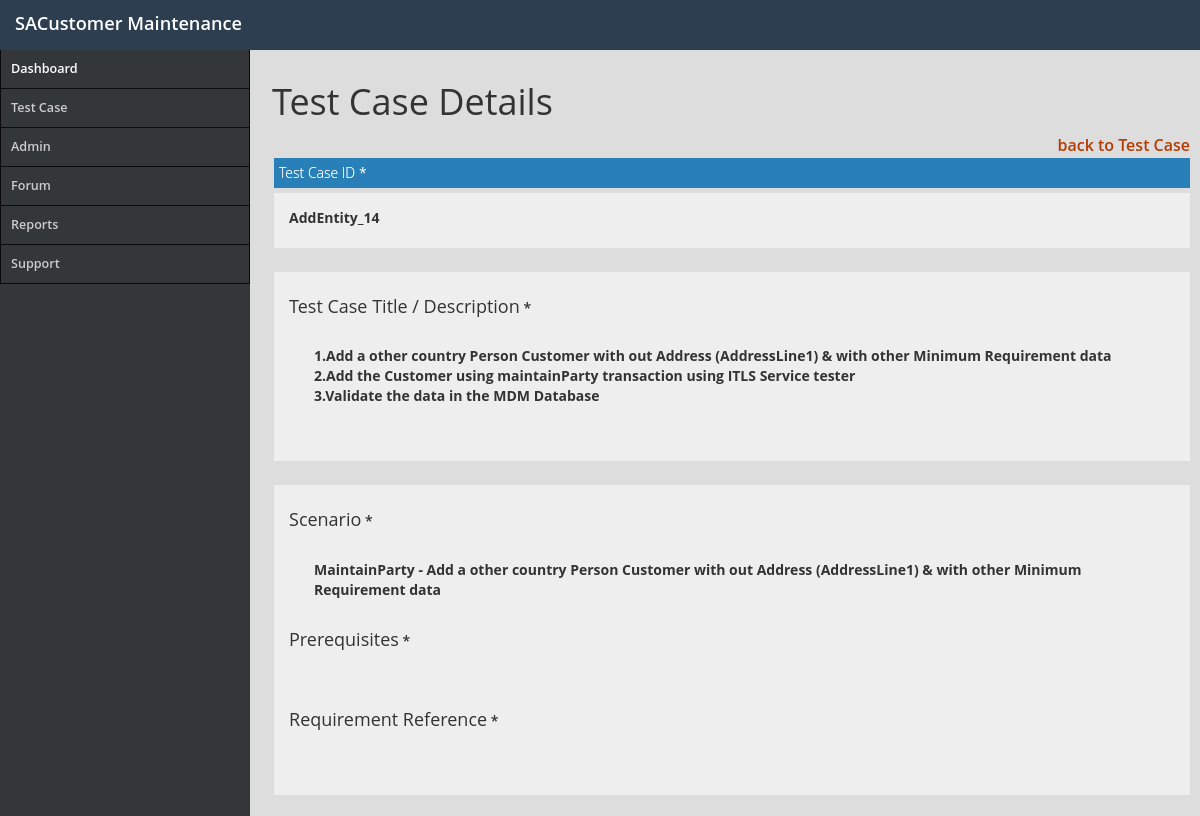
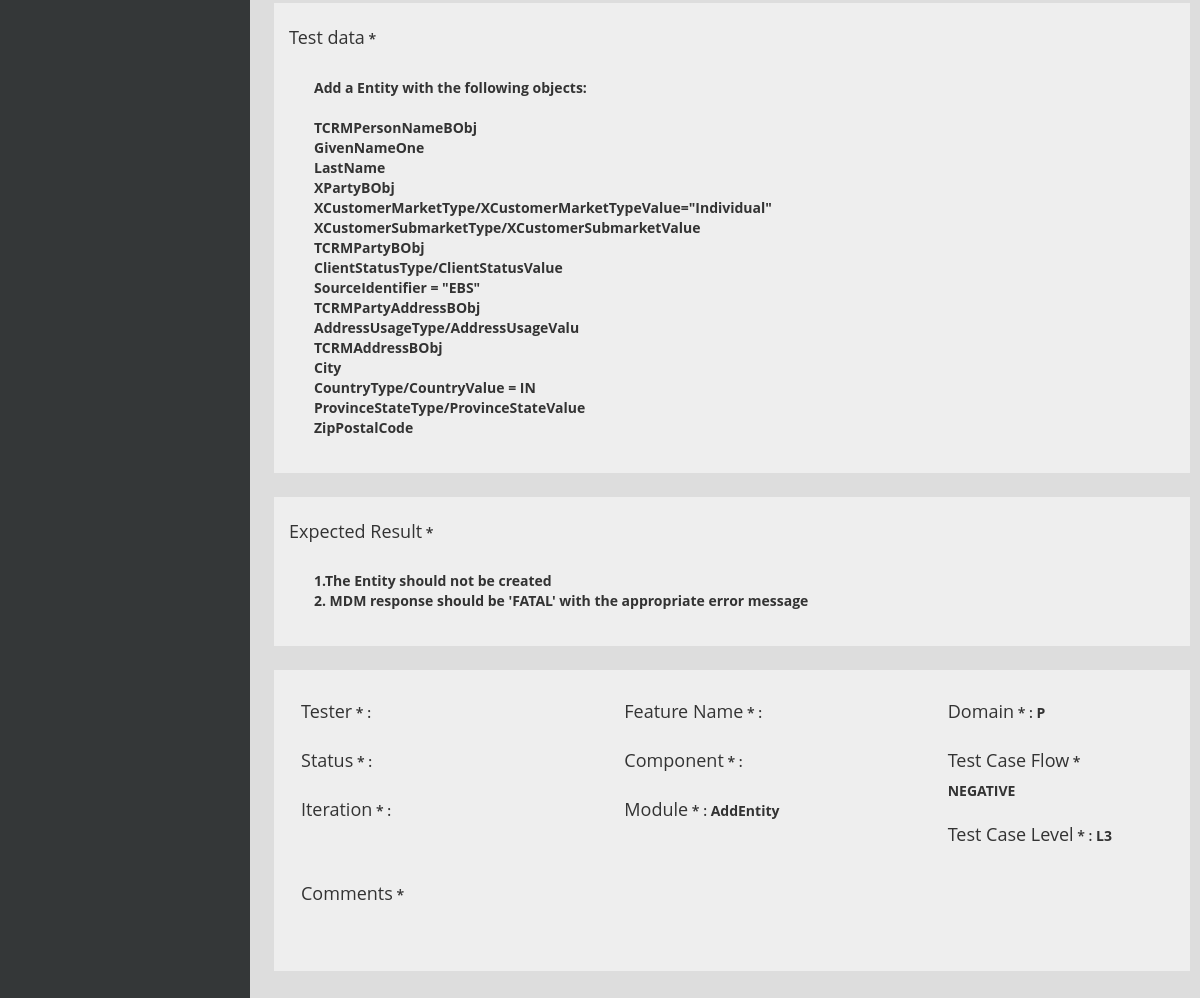
The page /view_testcase.php?Test_case_idpk=14 on the database its author committed (2 pictures, top to bottom).
### tables this page shows
CREATE TABLE IF NOT EXISTS `testcases` (
  `Test_case_idpk` int(11) NOT NULL,
  `Component` varchar(255) NOT NULL,
  `Iteration` varchar(255) NOT NULL,
  `Feature_Name` text NOT NULL,
  `Module` varchar(120) DEFAULT NULL,
  `TC_Prerequisites` varchar(500) DEFAULT NULL,
  `Test_Case_ID` varchar(250) DEFAULT NULL,
  `Scenario` varchar(2550) DEFAULT NULL,
  `Domain` varchar(255) DEFAULT NULL,
  `Test_Case_Description` varchar(4000) DEFAULT NULL,
  `Test_data` varchar(4000) DEFAULT NULL,
  `Expected_result` varchar(4000) DEFAULT NULL,
  `Tester` varchar(255) DEFAULT NULL,
  `Status` varchar(12) DEFAULT NULL,
  `Comments` varchar(4000) DEFAULT NULL,
  `Req_Ref` varchar(1200) DEFAULT NULL,
  `Test_Case_Flow` varchar(100) DEFAULT NULL,
  `Level` varchar(50) DEFAULT NULL
);

### view_testcase.php (the view, shortened to what this page needs)
<?php
if(isset($_GET['Test_case_idpk']))
{
 $sql_query="SELECT * FROM testcases WHERE Test_case_idpk=".$_GET['Test_case_idpk'];
 $result_set=mysql_query($sql_query);
 $fetched_row=mysql_fetch_array($result_set);
}
  ?>
<!DOCTYPE html PUBLIC "-//W3C//DTD XHTML 1.0 Transitional//EN" "http://www.w3.org/TR/xhtml1/DTD/xhtml1-transitional.dtd">
<html xmlns="http://www.w3.org/1999/xhtml">
<head>
  <link rel="stylesheet" href="css/bootstrap.css">
  <link rel="stylesheet" type="text/css" href="css/Body.css">
  <link rel="stylesheet" type="text/css" href="css/jquery.dataTables.css">
  <link rel="stylesheet" type="text/css" href="css/style.css"></link>
</head>
<body class="dt-example">
 <div class="content">
   <div class="row">
    <div class="col-sm-13 col-sm-offset-0">
     <h1>Test Case Details</h1>
     <div class="col-sm-11.5">
     <a class="dashlink" href="home_testcase.php">back to Test Case</a>
     </div>
     <form method="post">
      <div class="col-sm-11.5" id="box">
       <div class="box-top">Test Case ID <span class="asteriskField">
        *
      </span></div>
      <div class="box-panel">
        <label>  <?php echo nl2br($fetched_row['Test_Case_ID']); ?> </label>
      </div>
    </div>
    <div class="col-sm-11.5" id="box">
      <div class="box-panel">
       <label for="Scenario" class="h4">Test Case Title / Description </label>
       <span class="asteriskField">
        *
      </span>
      <div class="box-panel">
       <label>  <?php echo nl2br($fetched_row['Test_Case_Description']); ?></label>
     </div>
   </div>
 </div>
 <div class="col-sm-8.8" id="box">
   <div class="box-panel">
     <label for="Scenario" class="h4">Scenario</label>
     <span class="asteriskField">
      *
    </span>
    <div class="box-panel">
     <label>  <?php echo nl2br($fetched_row['Scenario']); ?> </label>
   </div>
   <label for="TC_Prerequisites" class="h4">Prerequisites</label>
   <span class="asteriskField">
    *
  </span>
  <div class="box-panel">
 </div>
 <label for="Req_Ref" class="h4">Requirement Reference</label>
 <span class="asteriskField">
  *
</span>
<div class="box-panel">
</div>
</div>
</div>
<div class="col-sm-5.11" id="box">
 <div class="box-panel">
   <label for="Test_data" class="h4">Test data</label>
   <span class="asteriskField">
    *
  </span>
  <div class="box-panel">
   <label>  <?php echo nl2br($fetched_row['Test_data']); ?></label>
 </div>
</div>
</div>
<div class="col-sm-6.11" id="box">
 <div class="box-panel">
   <label for="Expected_result" class="h4">Expected Result</label>
   <span class="asteriskField">
    *
  </span>
  <div class="box-panel">
   <label>  <?php echo nl2br($fetched_row['Expected_result']); ?></label>
 </div>
</div>
</div>
  <div class="col-sm-4" id="box">
   <div class="box-panel">
    <div >
     <label for="Tester" class="h4">Tester</label>
     <span class="asteriskField">
      *
    </span> :
  </div>
  <div >
   <label for="Status" class="h4">Status</label>
   <span class="asteriskField">
    *
  </span> :
</div>
<div >
 <label for="Iteration" class="h4">Iteration</label>
 <span class="asteriskField">
  *
</span> :
</div>
</div>
</div>
<div class="col-sm-4" id="box">
 <div class="box-panel">
   <div >
     <label for="Feature_Name" class="h4">Feature Name</label>
     <span class="asteriskField">
      *
    </span> :
  </div>
  <div >
   <label for="Component" class="h4">Component</label>
   <span class="asteriskField">
    *
  </span> :
</div>
<div >
 <label for="Module" class="h4">Module</label>
 <span class="asteriskField">
  *
</span> :
<label>  <?php echo nl2br($fetched_row['Module']); ?></label>
</div>
</div>
</div>
<div class="col-sm-3" id="box">
  <div class="box-panel">
   <div >
     <label for="Domain" class="h4">Domain</label>
     <span class="asteriskField">
      *
    </span> :
    <label>  <?php echo nl2br($fetched_row['Domain']); ?></label>
  </div>
  <div >
   <label for="Test_Case_Flow" class="h4">Test Case Flow</label>
   <span class="asteriskField">
    *
  </span>
  <label>  <?php echo nl2br($fetched_row['Test_Case_Flow']); ?></label>
</div>
<div >
 <label for="Level" class="h4">Test Case Level</label>
 <span class="asteriskField">
  *
</span> :
<label>  <?php echo nl2br($fetched_row['Level']); ?></label>
</div>
</div>
</div>
<div class="col-sm-11.5 " id="box" >
  <div class="box-panel">
   <div >
    <label for="Comments" class="h4">Comments</label>
    <span class="asteriskField">
      *
    </span>
      <div class="box-panel">
  </div>
  </div>
</div>
<div>
<br/>
</form>
</div>
</div>
</div>
</body>
<link rel="stylesheet" href="css/bootstrap-datepicker3.css"/>
</html>

### css/style.css (style rules this page uses)
* { margin: 0; padding: 0; box-sizing: border-box; }
.row { margin-right: +1px; }
.row div { padding: 2; margin-left: +10px; margin-top: +5px; }
body { font-family: 'Open Sans'; background-color: #343738; }
.dashlink { padding-left: 20px; float: right; color: #B53C00; }
a { text-decoration: none; font-size:initial; padding-left: 5px; }
div#header { position: fixed; width: 100%; height: 50px; background-color: #2c3e50; margin: 0 auto; }
.logo { float: left; margin-top: 10px; margin-left: 10px; }
.logo a { font-size: 1.3em; color: #fff; }
div#container { padding-top: 50px; width: 100%; height: auto; margin: 0 auto; background-color: #343738; }
.sidebar { width: 250px; display: block; background-color: #343738; float: left; }
ul#nav li { list-style: none; }
ul#nav li a { color: #ccc; display: block; padding: 12px; }
ul#nav li a { color: #ccc; display: block; padding: 10px; font-size: 0.9em; border-bottom: 1px solid #0A0A0A; border-left: 1px solid #0A0A0A; border-right: 1px solid #0A0A0A; border-top: 0px solid #0A0A0A; -webkit-transition: 0.2s; -moz-transition: 0.2s; -o-transition:0.2s; transistion:0.2s; }
ul#nav li a.selected { color: #fff; }
.content { width: auto; height: auto; margin-left: 250px; background-color: #dddddd; padding: 5px; }
.content H1 { background-color: #dddddd; padding-left: 20px; }
div#box { margin-top: 15px; }
div#box .box-top { color: #fff; background-color: #2980b9; text-shadow: 0px 0px 0px #ddd; padding: 5px; font-weight: 300; }
div#box .box-panel { padding: 15px; background-color: #eee; border-bottom: 1px; color: #333; }
@media only screen and (min-width: 320px) { div#container { padding-top: 50px; width: 100%; height: auto; margin: 0 auto; background-color: #343738; } }

### css/Body.css (style rules this page uses)
body { font-family: "Helvetica Neue",Helvetica,Arial,sans-serif; font-size: 14px; line-height: 1.42857143; color: #333; background-color: #dddddd; font-weight: 600; }

### rows shown on the page
testcases: Test_Case_ID "AddEntity_14", Test_Case_Description "1.Add a other country Person Customer with out Address (AddressLine1) & with other Minimum Requirement data 2.Add the Customer using maintainParty transaction using ITLS Service tester 3.Validate the data in the MDM Database", Scenario "MaintainParty - Add a other country Person Customer with out Address (AddressLine1) & with other Minimum Requirement data", Test_data "Add a Entity with the following objects: TCRMPersonNameBObj GivenNameOne LastName XPartyBObj XCustomerMarketType/XCustomerMarketTypeValue=\"Individual\" XCustomerSubmarketType/XCustomerSubmarketValue TCRMPartyBObj ClientStatusType/ClientStatusValue SourceIdentifier = \"EBS\" TCRMPartyAddressBObj AddressUsageType/AddressUsageValu TCRMAddressBObj City CountryType/CountryValue = IN ProvinceStateType/ProvinceStateValue ZipPostalCode", Expected_result "1.The Entity should not be created 2. MDM response should be 'FATAL' with the appropriate error message", Module "AddEntity", Domain "P", Test_Case_Flow "NEGATIVE", Level "L3"
